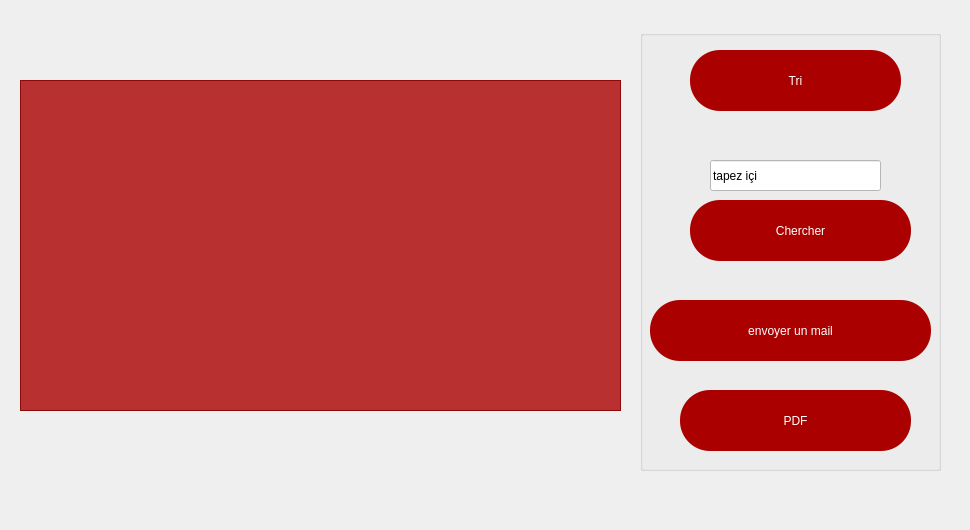
     <widget class="QWidget" name="tab_4">
      <attribute name="title">
       <string>Afficher</string>
      </attribute>
      <widget class="QLabel" name="label_12">
       <property name="geometry">
        <rect>
         <x>0</x>
         <y>-10</y>
         <width>961</width>
         <height>521</height>
        </rect>
       </property>
       <property name="styleSheet">
        <string notr="true">background-image: url(:/img/rs/ajoutempback.jpg);</string>
       </property>
       <property name="text">
        <string/>
       </property>
      </widget>
      <widget class="QTableView" name="produit_2">
       <property name="enabled">
        <bool>true</bool>
       </property>
       <property name="geometry">
        <rect>
         <x>20</x>
         <y>80</y>
         <width>601</width>
         <height>331</height>
        </rect>
       </property>
       <property name="styleSheet">
        <string notr="true">background-color: rgb(170, 0, 0,80%);
font: 16pt &quot;MS Shell Dlg 2&quot;;
</string>
       </property>
      </widget>
      <widget class="QGroupBox" name="groupBox_2">
       <property name="geometry">
        <rect>
         <x>640</x>
         <y>30</y>
         <width>301</width>
         <height>441</height>
        </rect>
       </property>
       <property name="title">
        <string/>
       </property>
       <widget class="QPushButton" name="pushButton_2">
        <property name="geometry">
         <rect>
          <x>10</x>
          <y>270</y>
          <width>281</width>
          <height>61</height>
         </rect>
        </property>
        <property name="styleSheet">
         <string notr="true">font: 16pt &quot;MS Shell Dlg 2&quot;;
color: rgb(255, 255, 255);
background-color: rgb(170, 0, 0);
border-radius: 30px;</string>
        </property>
        <property name="text">
         <string>envoyer un mail</string>
        </property>
        <property name="icon">
         <iconset resource="rs.qrc">
          <normaloff>:/img/rs/mailing.png</normaloff>:/img/rs/mailing.png</iconset>
        </property>
        <property name="iconSize">
         <size>
          <width>60</width>
          <height>60</height>
         </size>
        </property>
       </widget>
       <widget class="QPushButton" name="cherchep">
        <property name="geometry">
         <rect>
          <x>50</x>
          <y>170</y>
          <width>221</width>
          <height>61</height>
         </rect>
        </property>
        <property name="styleSheet">
         <string notr="true">font: 16pt &quot;MS Shell Dlg 2&quot;;
color: rgb(255, 255, 255);
background-color: rgb(170, 0, 0);
border-radius: 30px;</string>
        </property>
        <property name="text">
         <string>Chercher</string>
        </property>
        <property name="icon">
         <iconset resource="rs.qrc">
          <normaloff>:/img/rs/search.png</normaloff>:/img/rs/search.png</iconset>
        </property>
        <property name="iconSize">
         <size>
          <width>60</width>
          <height>60</height>
         </size>
        </property>
       </widget>
       <widget class="QLineEdit" name="cherchp">
        <property name="geometry">
         <rect>
          <x>70</x>
          <y>130</y>
          <width>171</width>
          <height>31</height>
         </rect>
        </property>
        <property name="styleSheet">
         <string notr="true">background-color: rgb(255, 255, 255);
font: 10pt &quot;MS Shell Dlg 2&quot;;
color: rgb(0, 0, 0);</string>
        </property>
        <property name="inputMask">
         <string/>
        </property>
        <property name="text">
         <string>tapez içi</string>
        </property>
       </widget>
       <widget class="QPushButton" name="trie">
        <property name="geometry">
         <rect>
          <x>50</x>
          <y>20</y>
          <width>211</width>
          <height>61</height>
         </rect>
        </property>
        <property name="styleSheet">
         <string notr="true">font: 16pt &quot;MS Shell Dlg 2&quot;;
color: rgb(255, 255, 255);
background-color: rgb(170, 0, 0);
border-radius: 30px;</string>
        </property>
        <property name="text">
         <string>Tri</string>
        </property>
        <property name="icon">
         <iconset resource="rs.qrc">
          <normaloff>:/img/rs/trie.png</normaloff>:/img/rs/trie.png</iconset>
        </property>
        <property name="iconSize">
         <size>
          <width>60</width>
          <height>60</height>
         </size>
        </property>
       </widget>
       <widget class="QPushButton" name="pushButton">
        <property name="geometry">
         <rect>
          <x>40</x>
          <y>360</y>
          <width>231</width>
          <height>61</height>
         </rect>
        </property>
        <property name="styleSheet">
         <string notr="true">font: 16pt &quot;MS Shell Dlg 2&quot;;
color: rgb(255, 255, 255);
background-color: rgb(170, 0, 0);
border-radius: 30px;</string>
        </property>
        <property name="text">
         <string>PDF</string>
        </property>
        <property name="icon">
         <iconset resource="rs.qrc">
          <normaloff>:/img/rs/update.png</normaloff>:/img/rs/update.png</iconset>
        </property>
        <property name="iconSize">
         <size>
          <width>50</width>
          <height>50</height>
         </size>
        </property>
       </widget>
      </widget>
     </widget>
